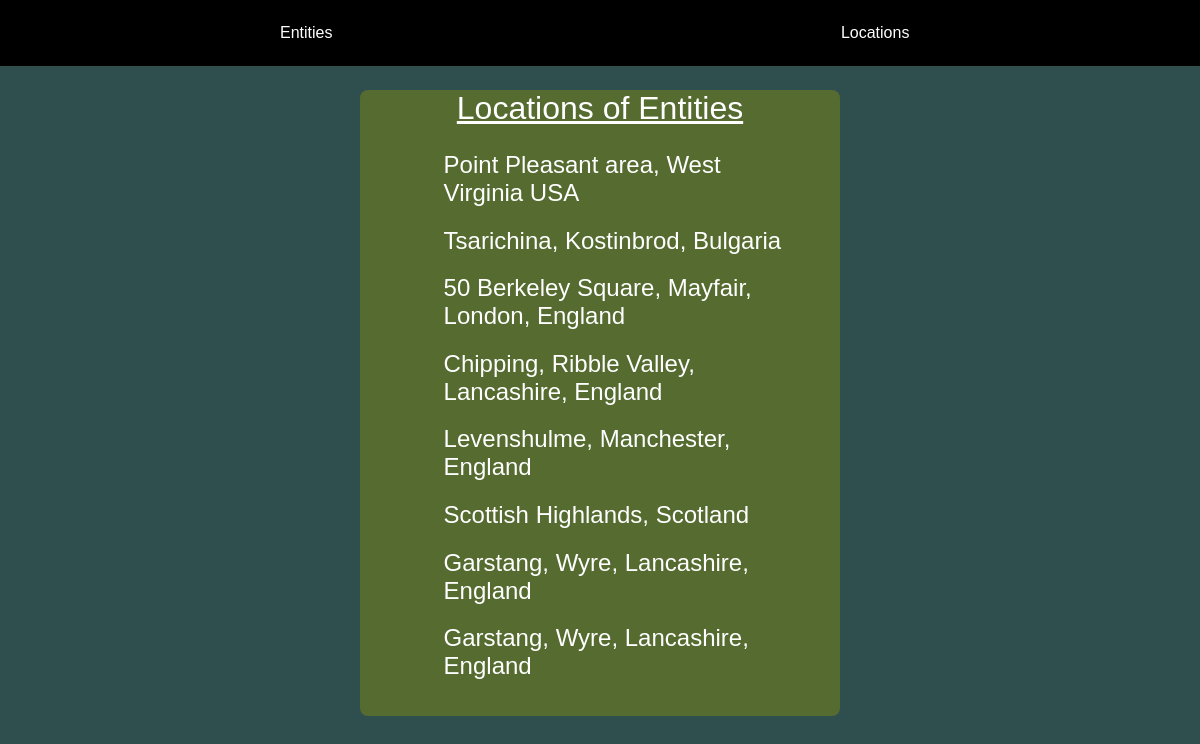
/location/, run on the app's committed database.
### polls/models.py (models this page shows, shortened)
class Info(models.Model):
    entity = models.ForeignKey(Entity, on_delete=models.CASCADE)
    info_text = models.CharField(max_length=200)
    votes = models.IntegerField(default=0)

### polls/views.py (the view)
# urls.py: path("location/", views.location, name="location"),
def location(request):
    context = {"infos": Info.objects.all()}
    return render(request, "polls/location.html", context)

### polls/templates/polls/location.html (shortened to what this page needs)
{% extends "base.html" %}
{% load static %}
{% block content %}
<div class="location">
    <h1>Locations of Entities</h1>
    <ul>
        {% for info in infos %}
        <h2><a href="{% url 'locate' info.id %}" >{{info.info_text}}</a></h2>
        {% empty %}
        <li>No Locations</li>
        {% endfor %}
    </ul>
</div>
{% endblock %}

### polls/static/polls/style.css (style rules this page uses)
* { background-color: darkslategray; margin: 0; font-family: 'Kumbh Sans Nunito', sans-serif; font-weight: 300; }
.entity h1, h2 { background-color: darkolivegreen; color: white; margin: 5%; }
.location { height: 80%; width: 40%; padding-bottom: 1%; margin-left: 30%; margin-right: 30%; background-color: darkolivegreen; border-radius: 8px; }
.location ul { background-color: darkolivegreen; margin: 5%; }
.location h1, h2 { background-color: darkolivegreen; color: white; margin: 5%; }
.location h1 { text-decoration-line: underline; text-align: center; }
.location a { text-decoration: none; color: white; background-color: transparent; }

### data on the page
Info: info_text "Point Pleasant area, West Virginia USA"
Info: info_text "Tsarichina, Kostinbrod, Bulgaria"
Info: info_text "50 Berkeley Square, Mayfair, London, England"
Info: info_text "Chipping, Ribble Valley, Lancashire, England"
Info: info_text "Levenshulme, Manchester, England"
Info: info_text "Scottish Highlands, Scotland"
Info: info_text "Garstang, Wyre, Lancashire, England"
Info: info_text "Garstang, Wyre, Lancashire, England"
